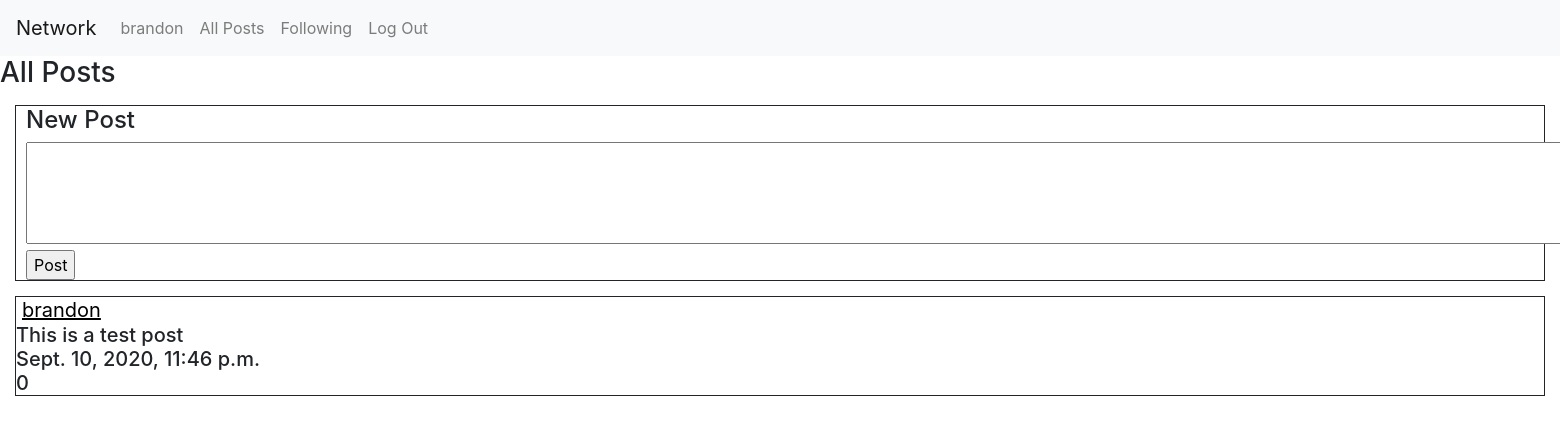
Page / (signed in) on the earlier database version.
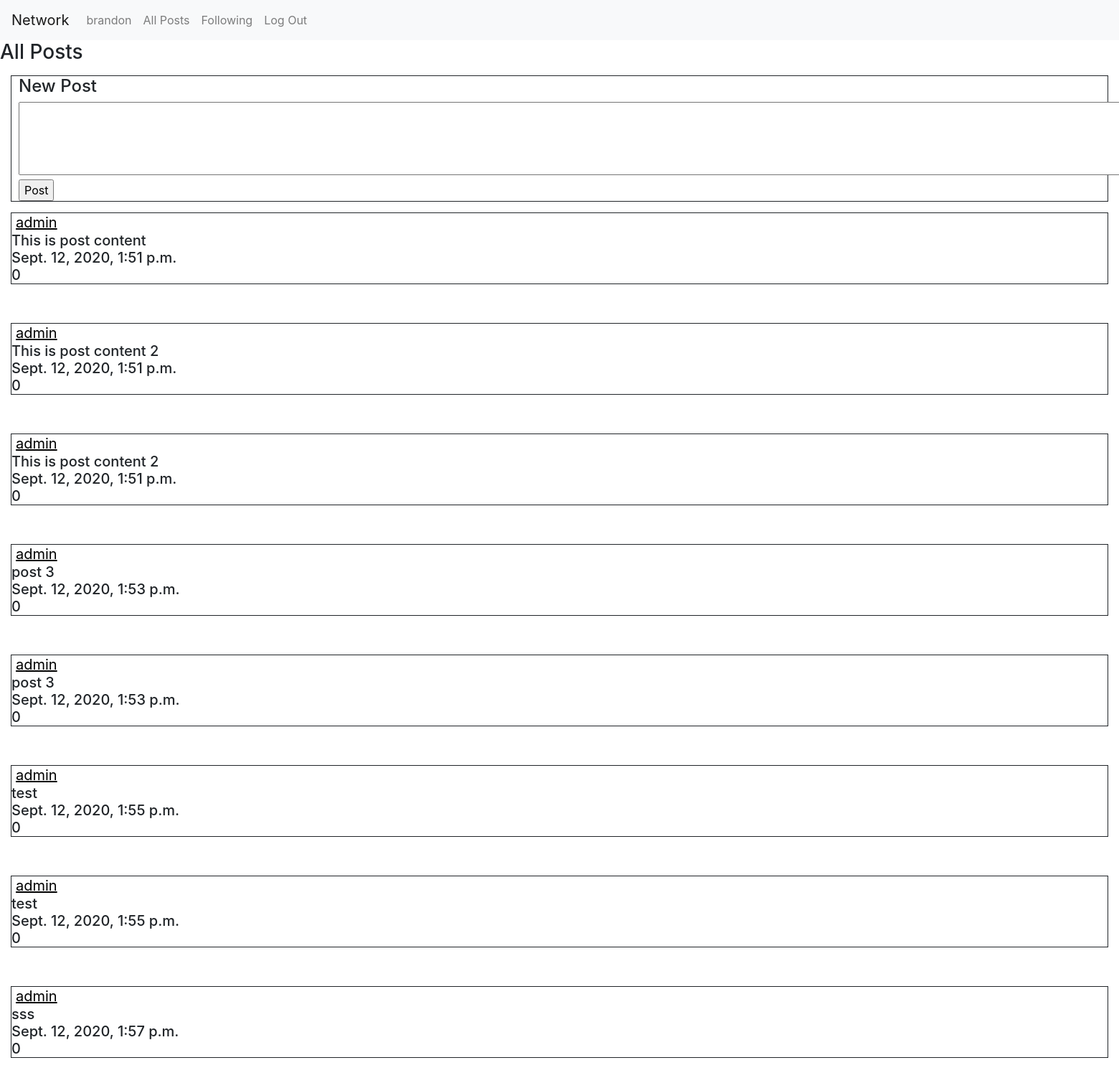
Same page on the later database version.
### network/models.py (models this page shows, shortened)
class User(AbstractUser):
    pass

class Post(models.Model):
    user = models.ForeignKey("User", on_delete=models.CASCADE, related_name="posts")
    content = models.TextField(blank=True)
    timestamp = models.DateTimeField(auto_now_add=True)
    likes = models.IntegerField()

### network/views.py (the view)
# urls.py: path("", views.index, name="index"),
def index(request):
    all_posts = Post.objects.all().reverse()
    return render(request, "network/index.html", {
            "all_posts": all_posts
        })

### network/templates/network/index.html (shortened to what this page needs)
{% extends "network/layout.html" %}
{% block body %}
<form action="{% url 'new_post' %}" method="post">
    <div id="all-posts-head">
        <h3>All Posts</h3>
        <div style="border-style: solid;margin: 15px;border-width: thin;">
            <h4 style="margin-left: 10px;">New Post</h4>
                <textarea rows="4" cols="202" style="margin-left: 10px" name="post_content"></textarea>
                <input style="margin-left: 10px;" type="submit" value="Post">
            </div>
        </form>
        <form action="{% url 'profile' %}" method="GET">
        {% for item in all_posts %}
        <h5 style="border-style: solid;margin: 15px;border-width: thin;">
            <div>
                <input type="submit" name="user" value="{{ item.user }}" style="background:none; border-width:0px; color:black; text-decoration:underline;" />
            </div>
            <div>{{ item.content }}</div>
            <div>{{ item.timestamp }}</div>
            <div>{{ item.likes }}</div>
        </h5>
        <br>
        {% endfor %}
        </form>
        </div>
{% endblock %}

### network/templates/network/layout.html (shortened to what this page needs)
{% load static %}
<!DOCTYPE html>
<html lang="en">
    <head>
        <link rel="stylesheet" href="https://stackpath.bootstrapcdn.com/bootstrap/4.4.1/css/bootstrap.min.css">
        <link href="{% static 'network/styles.css' %}" rel="stylesheet">
    </head>
    <body>
        <nav class="navbar navbar-expand-lg navbar-light bg-light">
            <a class="navbar-brand" href="#">Network</a>
            <div>
              <ul class="navbar-nav mr-auto">
                {% if user.is_authenticated %}
                    <li class="nav-item">
                        <form action="{% url 'profile' %}" method="GET">
                            <input class="nav-link"  style="background:none; border-width:0px" type="submit" name="user" value="{{ request.user }}" />
                        </form>
                    </li>
                {% endif %}
                <li class="nav-item">
                  <a class="nav-link" href="{% url 'index' %}" id="all-posts">All Posts</a>
                </li>
                {% if user.is_authenticated %}
                    <li class="nav-item">
                        <a class="nav-link" href="#" id='following'>Following</a>
                    </li>
                    <li class="nav-item">
                        <a class="nav-link" href="{% url 'logout' %}">Log Out</a>
                    </li>
                {% endif %}
              </ul>
            </div>
          </nav>
        <div class="body">
            {% block body %}
            {% endblock %}
    </body>
</html>

Differences in the rows shown:
removed Post: user "brandon", content "This is a test post", timestamp "Sept. 10, 2020, 11:46 p.m.", likes "0"
added Post: user "admin", content "This is post content", timestamp "Sept. 12, 2020, 1:51 p.m.", likes "0"
added Post: user "admin", content "This is post content 2", timestamp "Sept. 12, 2020, 1:51 p.m.", likes "0"
added Post: user "admin", content "This is post content 2", timestamp "Sept. 12, 2020, 1:51 p.m.", likes "0"
added Post: user "admin", content "post 3", timestamp "Sept. 12, 2020, 1:53 p.m.", likes "0"
added Post: user "admin", content "post 3", timestamp "Sept. 12, 2020, 1:53 p.m.", likes "0"
added Post: user "admin", content "test", timestamp "Sept. 12, 2020, 1:55 p.m.", likes "0"
added Post: user "admin", content "test", timestamp "Sept. 12, 2020, 1:55 p.m.", likes "0"
added Post: user "admin", content "sss", timestamp "Sept. 12, 2020, 1:57 p.m.", likes "0"
